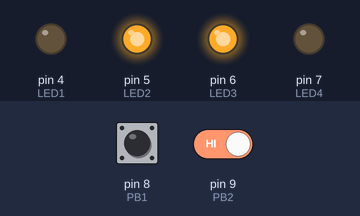
Recording of a sketch running on a simulated Arduino Uno, built with avr-gcc and run on an emulated ATmega328P. Parts: output pins drawn as LEDs (lit = HIGH). Inputs (shaded band) come from the test bench; at power-on: pin 8 (PB1) HIGH, pin 9 (PB2) HIGH.

Above: at 1.2 s.
1.3 s: pin 8 (PB1) pulled LOW for 0.15 s
At 1.37 s:
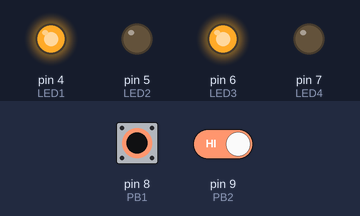
2.9 s: pin 9 (PB2) driven LOW
At 3.4 s:
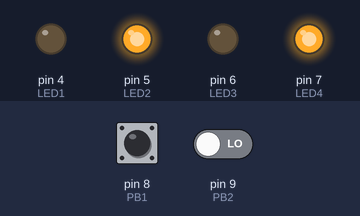
4.4 s: pin 8 (PB1) pulled LOW for 1 s
At 5.2 s:
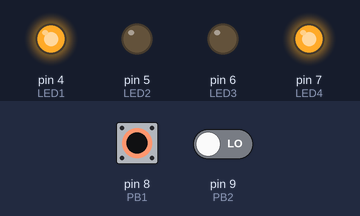
6.9 s: pin 8 (PB1) pulled LOW for 3.2 s
At 11.3 s:
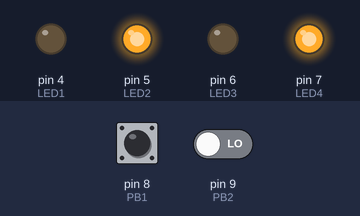
11.6 s: pin 9 (PB2) driven HIGH
At 12.5 s:
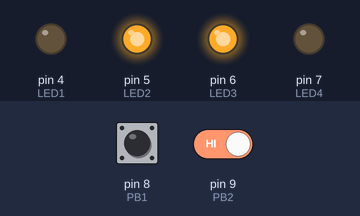
Timing chart, 0 to 14.1 s (numbered marks = the images above; inputs shaded):
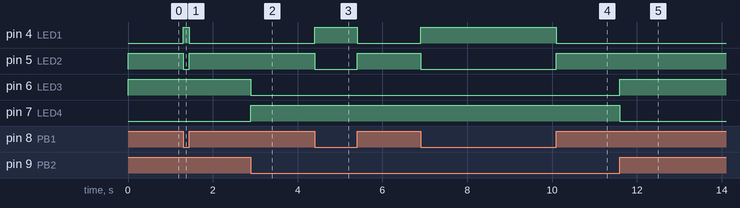

The sketch:

prb02.ino
```cpp
#define PB1 8
#define PB2 9

#define LED1 4
#define LED2 5
#define LED3 6
#define LED4 7

void setup() {
  pinMode(PB1, INPUT_PULLUP);
  pinMode(PB2, INPUT);

  pinMode(LED1, OUTPUT);
  pinMode(LED2, OUTPUT);
  pinMode(LED3, OUTPUT);
  pinMode(LED4, OUTPUT);
}

void loop() {
  int a = digitalRead(PB1);
  int b = digitalRead(PB2);

  if (!a && b) {
    digitalWrite(LED1, HIGH);
    digitalWrite(LED3, HIGH);
    digitalWrite(LED2, LOW);
    digitalWrite(LED4, LOW);
  }
  else if (!a && !b) {
    digitalWrite(LED1, HIGH);
    digitalWrite(LED4, HIGH);
    digitalWrite(LED2, LOW);
    digitalWrite(LED3, LOW);
  }
  else if (a && b) {
    digitalWrite(LED2, HIGH);
    digitalWrite(LED3, HIGH);
    digitalWrite(LED1, LOW);
    digitalWrite(LED4, LOW);
  }
  else {
    digitalWrite(LED2, HIGH);
    digitalWrite(LED4, HIGH);
    digitalWrite(LED1, LOW);
    digitalWrite(LED3, LOW);
  }
}
```

Measured:
- after the input at 1.3 s, pin 4 (LED1): LOW → HIGH at once, → LOW 0.15 s later; pin 5 (LED2): HIGH → LOW at once, → HIGH 0.15 s later
- after the input at 2.9 s, pin 6 (LED3): HIGH → LOW at once; pin 7 (LED4): LOW → HIGH at once
- after the input at 4.4 s, pin 4 (LED1): LOW → HIGH at once, → LOW 1.0 s later; pin 5 (LED2): HIGH → LOW at once, → HIGH 1.0 s later
- after the input at 6.9 s, pin 4 (LED1): LOW → HIGH at once, → LOW 3.2 s later; pin 5 (LED2): HIGH → LOW at once, → HIGH 3.2 s later
- after the input at 11.6 s, pin 6 (LED3): LOW → HIGH at once; pin 7 (LED4): HIGH → LOW at once
